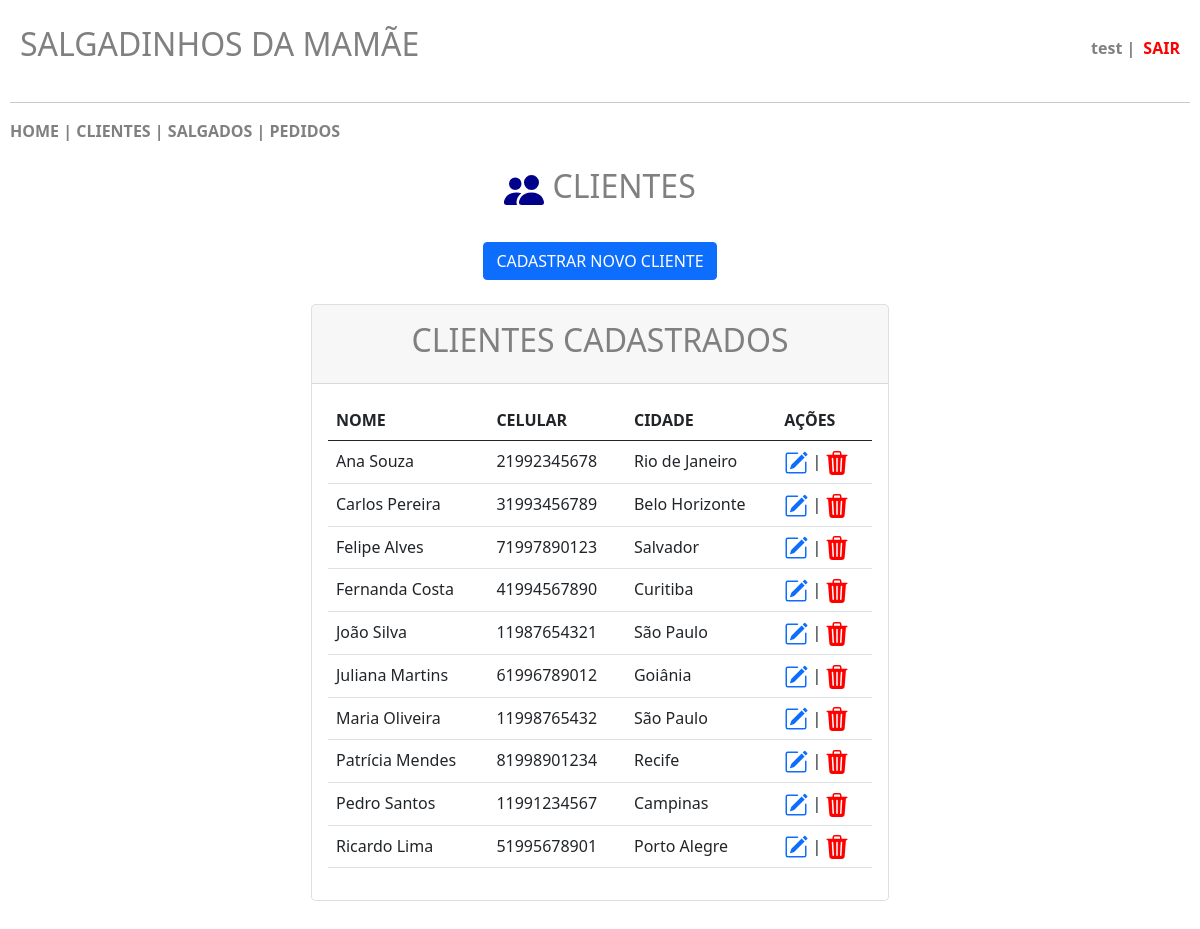
/clientes.php (signed in), run on the app's committed database.
### tables this page shows
CREATE TABLE `clientes` (
  `id` int(11) NOT NULL,
  `nome` varchar(200) NOT NULL,
  `celular` varchar(15) NOT NULL,
  `endereco` varchar(200) NOT NULL,
  `numero` int(20) NOT NULL,
  `complemento` varchar(150) NOT NULL,
  `cidade` varchar(120) NOT NULL,
  `cpf` varchar(20) NOT NULL
);

### clientes.php (the view, shortened to what this page needs)
<?php
    include 'conecta.php';
?>
<!DOCTYPE html>
<html lang="pt-br">
    <head>
        <link href="https://cdn.jsdelivr.net/npm/bootstrap@5.0.2/dist/css/bootstrap.min.css" rel="stylesheet">
    </head>
    <body>
        <header class="main-header">
            <h2>SALGADINHOS DA MAMÃE</h2>
            <div class="user-info">
                <?php
                    if (!empty($_SESSION["user"])) {
                        $usuario = $_SESSION["user"];
                        echo "<span class='username'>".htmlspecialchars($usuario)." | </span><a class='logout-link' href='sair.php'>SAIR</a>";
                    }
                ?>
            </div>
        </header>
        <hr>
        <nav>
            <?php
                include 'menu.php';
            ?>
        </nav>
        <br>
        <center><h2>&nbsp;CLIENTES</h2></center>
        <br>
        <center><button type="button" class="btn btn-primary" data-bs-toggle="modal" data-bs-target="#exampleModal">
            CADASTRAR NOVO CLIENTE</center>
        <br>
        <div class="row justify-content-center row-cols-1 row-cols-md-2 mb-3 text-center">
            <div class="col">
                <div class="card mb-4 rounded-3 shadow-sw">
                    <div class="card-header py-3">
                        <h2>CLIENTES CADASTRADOS</h2>
                    </div>
                    <div class="card-body text-start">
                        <table class="table table-hover">
                            <thead>
                                <tr>
                                    <th scope="col">NOME</th>
                                    <th scope="col">CELULAR</th>
                                    <th scope="col">CIDADE</th>
                                    <th scope="col">AÇÕES</th>
                                </tr>
                            </thead>
                            <tbody>
                                <tr>
                                    <?php
                                        $pesquisa = mysqli_query($conn, "SELECT * FROM clientes ORDER BY nome");
                                        $row = mysqli_num_rows($pesquisa);
                                        if ($row > 0) {
                                            while ($registro = $pesquisa -> fetch_array()){
                                                $id = $registro['id'];
                                                $nome = $registro['nome'];
                                                $celular = $registro['celular'];
                                                $cidade = $registro['cidade'];
                                                echo '<td>'.$nome.'</td>';
                                                echo '<td>'.$celular.'</td>';
                                                echo '<td>'.$cidade.'</td>';
                                                echo '<td><a href="clientes_editar.php?id='.$id.'"><svg xmlns="http://www.w3.org/2000/svg" width="24" height="24" fill="currentColor" class="bi bi-pencil-square" viewBox="0 0 16 16">
                                                        <path d="M15.502 1.94a.5.5 0 0 1 0 .706L14.459 3.69l-2-2L13.502.646a.5.5 0 0 1 .707 0l1.293 1.293zm-1.75 2.456-2-2L4.939 9.21a.5.5 0 0 0-.121.196l-.805 2.414a.25.25 0 0 0 .316.316l2.414-.805a.5.5 0 0 0 .196-.12l6.813-6.814z"/>
                                                        <path fill-rule="evenodd" d="M1 13.5A1.5 1.5 0 0 0 2.5 15h11a1.5 1.5 0 0 0 1.5-1.5v-6a.5.5 0 0 0-1 0v6a.5.5 0 0 1-.5.5h-11a.5.5 0 0 1-.5-.5v-11a.5.5 0 0 1 .5-.5H9a.5.5 0 0 0 0-1H2.5A1.5 1.5 0 0 0 1 2.5z"/>
                                                        </svg></a> | <a href="clientes_excluir.php?id='.$id.'"><svg xmlns="http://www.w3.org/2000/svg" width="24" height="24" fill="red" class="bi bi-trash3-fill" viewBox="0 0 16 16">
                                                        <path d="M11 1.5v1h3.5a.5.5 0 0 1 0 1h-.538l-.853 10.66A2 2 0 0 1 11.115 16h-6.23a2 2 0 0 1-1.994-1.84L2.038 3.5H1.5a.5.5 0 0 1 0-1H5v-1A1.5 1.5 0 0 1 6.5 0h3A1.5 1.5 0 0 1 11 1.5m-5 0v1h4v-1a.5.5 0 0 0-.5-.5h-3a.5.5 0 0 0-.5.5M4.5 5.029l.5 8.5a.5.5 0 1 0 .998-.06l-.5-8.5a.5.5 0 1 0-.998.06m6.53-.528a.5.5 0 0 0-.528.47l-.5 8.5a.5.5 0 0 0 .998.058l.5-8.5a.5.5 0 0 0-.47-.528M8 4.5a.5.5 0 0 0-.5.5v8.5a.5.5 0 0 0 1 0V5a.5.5 0 0 0-.5-.5"/>
                                                        </svg></a></td>';
                                                echo '</tr>';
                                            }
                                        } else {
                                            echo "NÃO HÁ CLIENTES CADASTRADOS!";
                                        }
                                    ?>
                            </tbody>
                        </table>
                    </div>
                </div>
            </div>
        </div>
    </body>
</html>

### menu.php (shortened to what this page needs)
<?php
    echo "<a href='inicio.php' style='color:gray;text-decoration:none;font-weight:bold;'>HOME</a>";
    echo "<b><font color='gray'> | </font></b>";
    echo "<a href='clientes.php' style='color:gray;text-decoration:none;font-weight:bold;'>CLIENTES</a>";
    echo "<b><font color='gray'> | </font></b>";
    echo "<a href='salgados.php' style='color:gray;text-decoration:none;font-weight:bold;'>SALGADOS</a>";
    echo "<b><font color='gray'> | </font></b>";
    echo "<a href='pedidos.php' style='color:gray;text-decoration:none;font-weight:bold;'>PEDIDOS</a>";
?>

### clientes.php (style rules this page uses)
body { padding: 5px; margin: 5px; }
h2 { color: gray; }
.main-header { display: flex; justify-content: space-between; align-items: center; padding: 15px 10px; }
.user-info { display: flex; align-items: center; gap: 8px; color: gray; }
.username { font-weight: bold; }
.logout-link { color: red; font-weight: bold; text-decoration: none; }

### data on the page
clientes: nome "Ana Souza", celular "21992345678", cidade "Rio de Janeiro"
clientes: nome "Carlos Pereira", celular "31993456789", cidade "Belo Horizonte"
clientes: nome "Felipe Alves", celular "71997890123", cidade "Salvador"
clientes: nome "Fernanda Costa", celular "41994567890", cidade "Curitiba"
clientes: nome "João Silva", celular "11987654321", cidade "São Paulo"
clientes: nome "Juliana Martins", celular "61996789012", cidade "Goiânia"
clientes: nome "Maria Oliveira", celular "11998765432", cidade "São Paulo"
clientes: nome "Patrícia Mendes", celular "81998901234", cidade "Recife"
clientes: nome "Pedro Santos", celular "11991234567", cidade "Campinas"
clientes: nome "Ricardo Lima", celular "51995678901", cidade "Porto Alegre"

### other printed values
$usuario "test"
